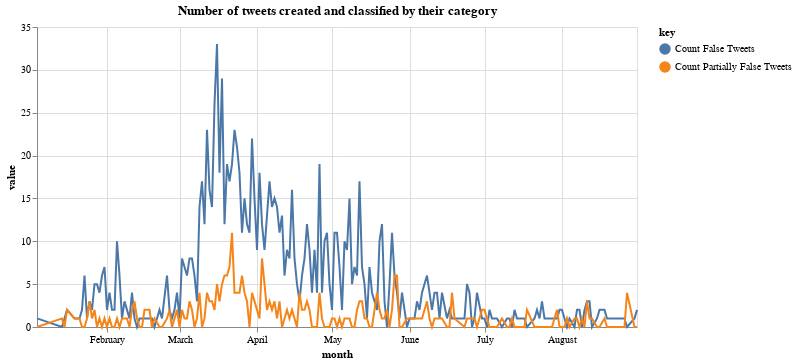

Notebook code for this chart:
### Markdown cell above
Plot the chart and add the tooltip for a better experience:

### Code cell
# Create a selection that chooses the nearest point & selects based on x-value
nearest = alt.selection(type='single', nearest=True, on='mouseover',
                        fields=['month'], empty='none')



lines = alt.Chart(df).transform_fold(
    ['Count False Tweets', 'Count Partially False Tweets'],
).mark_line().encode(
    #x=alt.X('month:N', sort = ['Jan','Feb','Mar','Apr','May','Jun','Jul','Aug']),
    x=alt.X('month'),
    y=alt.Y('value:Q'),
    color=alt.Color('key:N'),  
).transform_filter(
    alt.FieldRangePredicate(field='count', range=[1, 1000])
).properties(title="Number of tweets created and classified by their category",width=600)

selectors = alt.Chart(df).mark_point().encode(
    #x=alt.X('month:N', sort = ['Jan','Feb','Mar','Apr','May','Jun','Jul','Aug']),
    x=alt.X('month'),
    opacity=alt.value(0),
).add_selection(
    nearest
)

# Draw points on the line, and highlight based on selection
points = lines.mark_point().encode(
    opacity=alt.condition(nearest, alt.value(1), alt.value(0))
)


# Draw text labels near the points, and highlight based on selection
text = lines.transform_fold(
    ['Count False Tweets', 'Count Partially False Tweets'],
).mark_text(align='left', dx=5, dy=-5).encode(
    text=alt.condition(nearest, 'value:Q', alt.value(' '))
)

# Draw a rule at the location of the selection
rules = alt.Chart(df).mark_rule(color='gray').encode(
    #x=alt.X('month:N', sort = ['Jan','Feb','Mar','Apr','May','Jun','Jul','Aug']),
     x=alt.X('month'),
).transform_filter(
    nearest
)

# Put the five layers into a chart and bind the data
alt.layer(
    lines, selectors, points, rules, text
).properties(
    width=1100, height=300
)

### Figure 1 — Vega-Lite specification as saved in the notebook (floating-point values rounded to 4 significant figures; data arrays with more than 128 entries replaced by an {"elided": "..."} marker saying what was removed)
{"config": {"view": {"continuousWidth": 400, "continuousHeight": 300}}, "layer": [{"mark": "line", "encoding": {"color": {"type": "nominal", "field": "key"}, "x": {"type": "temporal", "field": "month"}, "y": {"type": "quantitative", "field": "value"}}, "title": "Number of tweets created and classified by their category", "transform": [{"fold": ["Count False Tweets", "Count Partially False Tweets"]}, {"filter": {"field": "count", "range": [1, 1000]}}], "width": 600}, {"mark": "point", "encoding": {"opacity": {"value": 0}, "x": {"type": "temporal", "field": "month"}}, "selection": {"selector002": {"type": "single", "nearest": true, "on": "mouseover", "fields": ["month"], "empty": "none"}}}, {"mark": "point", "encoding": {"color": {"type": "nominal", "field": "key"}, "opacity": {"condition": {"value": 1, "selection": "selector002"}, "value": 0}, "x": {"type": "temporal", "field": "month"}, "y": {"type": "quantitative", "field": "value"}}, "title": "Number of tweets created and classified by their category", "transform": [{"fold": ["Count False Tweets", "Count Partially False Tweets"]}, {"filter": {"field": "count", "range": [1, 1000]}}], "width": 600}, {"mark": {"type": "rule", "color": "gray"}, "encoding": {"x": {"type": "temporal", "field": "month"}}, "transform": [{"filter": {"selection": "selector002"}}]}, {"mark": {"type": "text", "align": "left", "dx": 5, "dy": -5}, "encoding": {"color": {"type": "nominal", "field": "key"}, "text": {"condition": {"type": "quantitative", "field": "value", "selection": "selector002"}, "value": " "}, "x": {"type": "temporal", "field": "month"}, "y": {"type": "quantitative", "field": "value"}}, "title": "Number of tweets created and classified by their category", "transform": [{"fold": ["Count False Tweets", "Count Partially False Tweets"]}, {"filter": {"field": "count", "range": [1, 1000]}}, {"fold": ["Count False Tweets", "Count Partially False Tweets"]}], "width": 600}], "data": {"name": "data-70fc4b70c28d8cbc36a256c31f3df1ec"}, "height": 300, "width": 1100, "$schema": "https://vega.github.io/schema/vega-lite/v4.8.1.json", "datasets": {"data-70fc4b70c28d8cbc36a256c31f3df1ec": {"elided": "315 records"}}}
